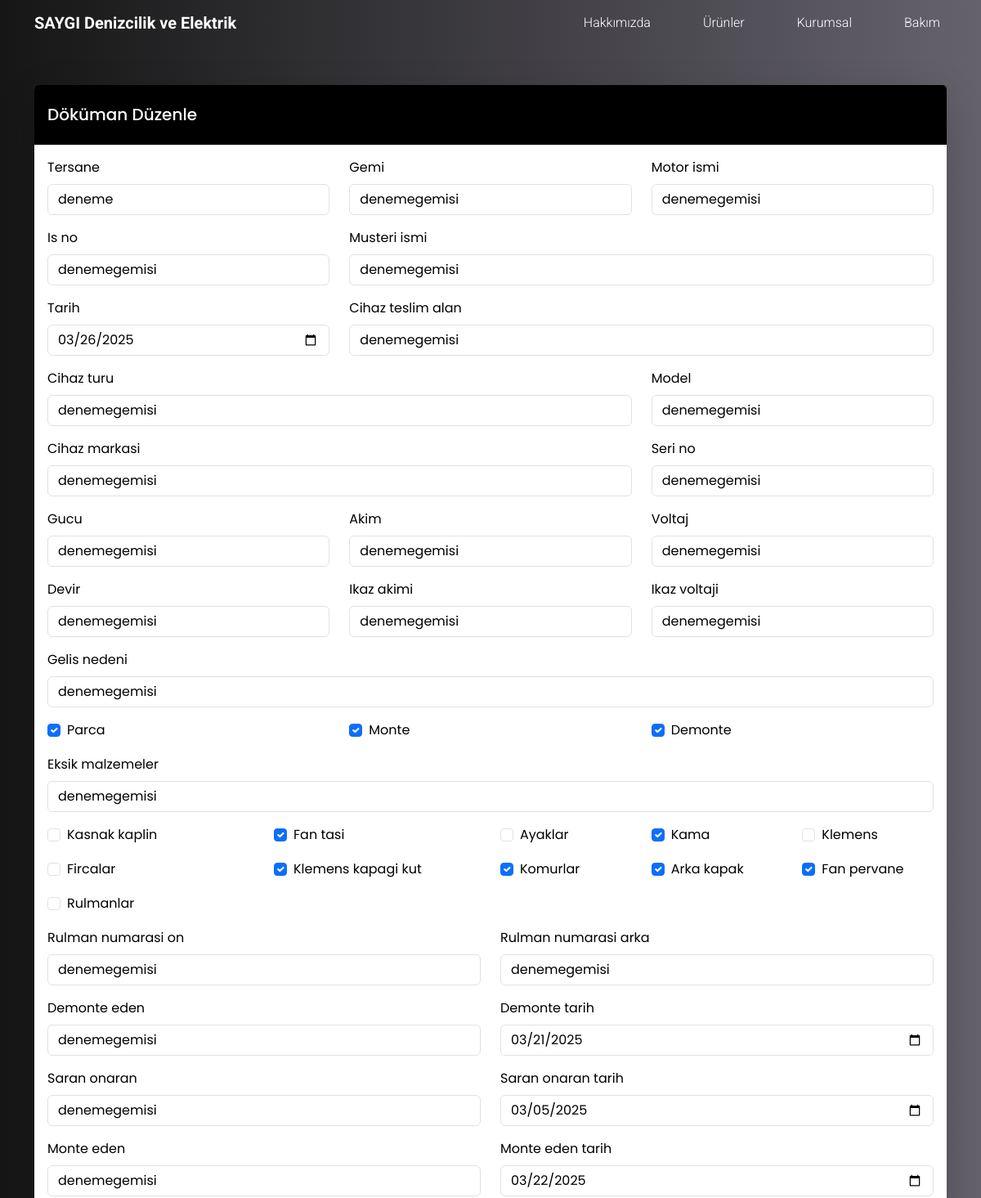
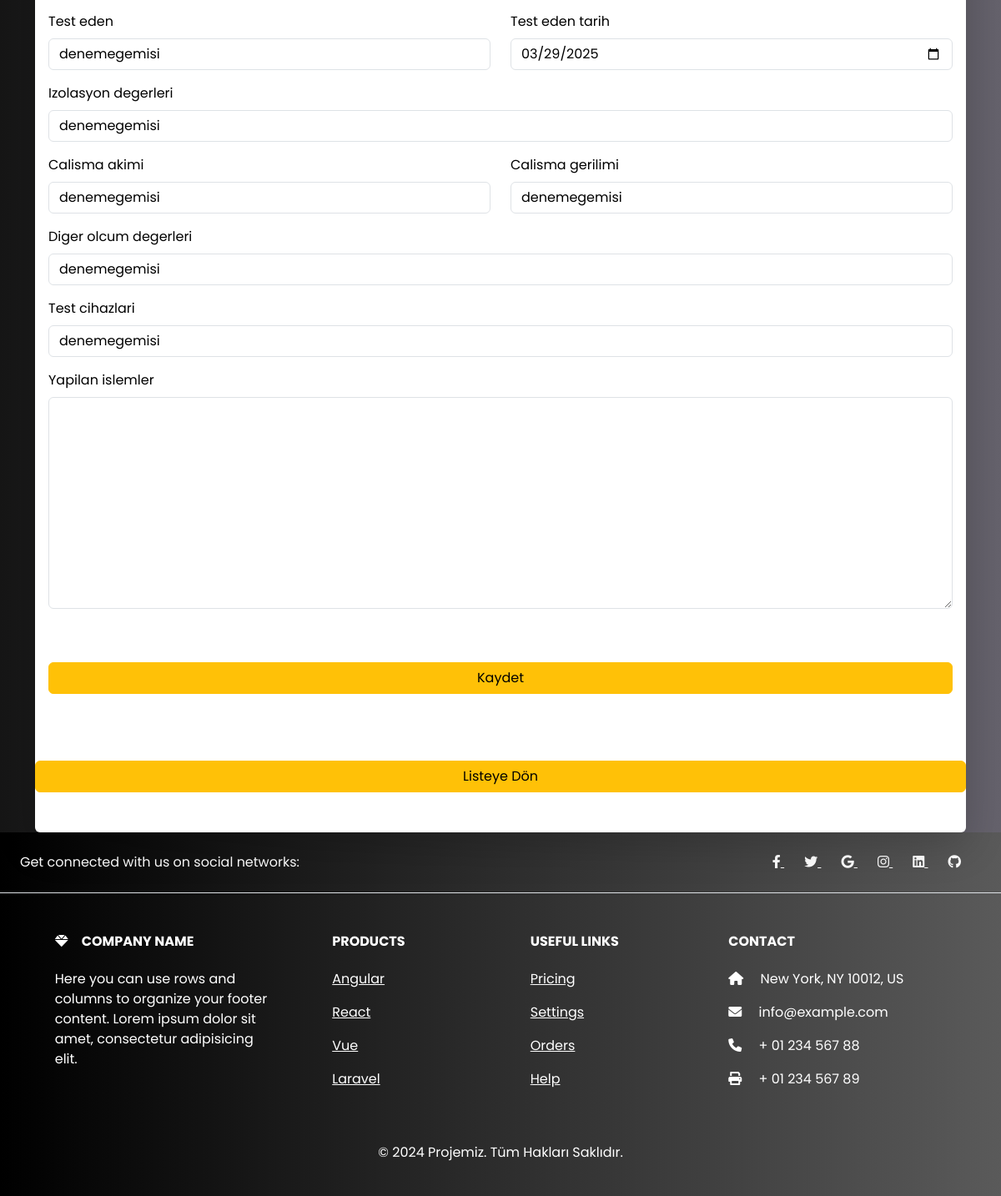
The app's page /dokuman/189/duzenle/ with its own data (2 pictures, top to bottom).
### jobs/models.py (models this page shows, shortened)
class Dokuman(models.Model):
    tersane = models.CharField(max_length=255)
    gemi = models.CharField(max_length=255)
    motor_ismi = models.CharField(max_length=255)
    is_no = models.CharField(max_length=255)
    musteri_ismi = models.CharField(max_length=255)
    tarih = models.DateField(null=True, blank=True, default=date.today)
    cihaz_teslim_alan = models.CharField(max_length=255)
    cihaz_turu = models.CharField(max_length=255)
    model = models.CharField(max_length=255)
    cihaz_markasi = models.CharField(max_length=255)
    seri_no = models.CharField(max_length=255)
    gucu = models.CharField(max_length=255)
    akim = models.CharField(max_length=255)
    voltaj = models.CharField(max_length=255)
    devir = models.CharField(max_length=255)
    ikaz_akimi = models.CharField(max_length=255)
    ikaz_voltaji = models.CharField(max_length=255)
    gelis_nedeni = models.CharField(max_length=255)
    parca = models.BooleanField(default=False)
    eksik_malzemeler = models.CharField(max_length=255)
    monte = models.BooleanField(default=False)
    demonte = models.BooleanField(default=False)
    kasnak_kaplin = models.BooleanField(default=False)
    fan_tasi = models.BooleanField(default=False)
    ayaklar = models.BooleanField(default=False)
    kama = models.BooleanField(default=False)
    klemens = models.BooleanField(default=False)
    fircalar = models.BooleanField(default=False)
    on_kapak = models.BooleanField(default=False)
    klemens_kapagi_kut = models.BooleanField(default=False)
    komurlar = models.BooleanField(default=False)
    arka_kapak = models.BooleanField(default=False)
    fan_pervane = models.BooleanField(default=False)
    rulmanlar = models.BooleanField(default=False)
    rulman_numarasi_on = models.CharField(max_length=255)
    rulman_numarasi_arka = models.CharField(max_length=255)
    demonte_eden = models.CharField(max_length=255)
    demonte_tarih = models.DateField(null=True, blank=True)
    saran_onaran = models.CharField(max_length=255)
    saran_onaran_tarih = models.DateField(null=True, blank=True)
    monte_eden = models.CharField(max_length=255)
    monte_eden_tarih = models.DateField(null=True, blank=True)
    test_eden = models.CharField(max_length=255)
    test_eden_tarih = models.DateField(null=True, blank=True)
    izolasyon_degerleri = models.CharField(max_length=25)
    calisma_akimi = models.CharField(max_length=255)
    calisma_gerilimi = models.CharField(max_length=255)
    diger_olcum_degerleri = models.CharField(max_length=255)
    test_cihazlari = models.CharField(max_length=255)
    yapilan_islemler = models.TextField(max_length=255)
    created_at = models.DateTimeField(auto_now_add=True)

### jobs/views.py (the view)
# urls.py: path("dokuman/<int:id>/duzenle/", views.dokuman_duzenle, name="dokuman_duzenle"),
def dokuman_duzenle(request, id):
    try:
        dokuman = Dokuman.objects.get(id=id)
    except Dokuman.DoesNotExist:
        raise Http404("Doküman bulunamadı.")
    if request.method == "POST":
        form = DokumanForm(request.POST, request.FILES, instance=dokuman)
        if form.is_valid():
            form.save()
            return redirect("dokuman_list")
    else:
        form = DokumanForm(instance=dokuman)
    context = {
        "form": form,
        "dokuman": dokuman,
    }
    return render(request, "care/edit.html", context)

### jobs/templates/care/edit.html (shortened to what this page needs)
{% extends "base.html" %}
{% load static %}
{% block content %}
    <div class="container mt-5">
        <div class="row justify-content-center">
            <div class="col-md-12">
                <div class="card border-0 shadow-lg">
                    <div class="card-header bg-black text-white">
                        <h5 class="m-3 ms-0">Döküman Düzenle</h5>
                    </div>
                    <div class="card-body">
                        <div>
                            <form method="post" enctype="multipart/form-data">
                                <div class="row">
                                    {% for field in form %}
                                        {% if field.field.widget.input_type == 'checkbox' %}
                                            <div class="col-md-{{ field.field.widget.attrs.size }} mb-3">
                                                <div class="form-check">
                                                    {{ field }}
                                                    <label for="{{ field.id_for_label }}" class="form-check-label">{{ field.label }}</label>
                                                </div>
                                            </div>
                                        {% else %}
                                            <div class="col-md-{{ field.field.widget.attrs.size }} mb-3">
                                                <label for="{{ field.id_for_label }}" class="form-label">{{ field.label }}</label>
                                                {{ field }}
                                            </div>
                                        {% endif %}
                                    {% endfor %}
                                </div>
                                <button type="button"
                                        class="btn btn-warning mt-5 w-100"
                                        data-bs-toggle="modal"
                                        data-bs-target="#confirmModal">Kaydet</button>
                            </form>
                        </div>
                    </div>
                    <div class="text-center mt-3">
                        <a href="{% url 'dokuman_list' %}" class="btn btn-warning w-100 my-5">Listeye Dön</a>
                    </div>
                </div>
            </div>
        </div>
    </div>
{% endblock content %}

### jobs/static/css/style.css (style rules this page uses)
body { background:linear-gradient(to right, #161616, #65626c) !important; }
:root { --bs-font-sans-serif: 'Poppins', sans-serif !important; --bs-emphasis-color-rgb: 255, 255, 255 !important; --bs-body-color:#ffffff !important; --bs-secondary-rgb: 243, 188, 43 !important; --bs-link-color-rgb: 255, 255, 255; }
.form-control { color: black !important; }
.card { color: black !important; }

### records on screen
Dokuman: form "deneme" "denemegemisi" "denemegemisi" "denemegemisi" "denemegemisi" "03/26/2025" "denemegemisi" "denemegemisi" "denemegemisi" "denemegemisi" "denemegemisi" "denemegemisi" "denemegemisi" "denemegemisi" "denemegemisi" "denemegemisi" "denemegemisi" "denemegemisi" "denemegemisi" "denemegemisi" "denemegemisi" "denemegemisi" "03/21/2025" "denemegemisi" "03/05/2025" "denemegemisi" "03/22/2025" "denemegemisi" "03/29/2025" "denemegemisi" "denemegemisi" "denemegemisi" "denemegemisi" "denemegemisi", form "☑" "☑" "☑" "☑" "☑" "☑" "☑" "☑" "☑"

### other values on screen
{{ field.label }} "Tersane" "Gemi" "Motor ismi" "Is no" "Musteri ismi" "Tarih" "Cihaz teslim alan" "Cihaz turu" "Model" "Cihaz markasi" "Seri no" "Gucu" "Akim" "Voltaj" "Devir" "Ikaz akimi" "Ikaz voltaji" "Gelis nedeni" "Eksik malzemeler" "Rulman numarasi on" "Rulman numarasi arka" "Demonte eden" "Demonte tarih" "Saran onaran" "Saran onaran tarih" "Monte eden" "Monte eden tarih" "Test eden" "Test eden tarih" "Izolasyon degerleri" "Calisma akimi" "Calisma gerilimi" "Diger olcum degerleri" "Test cihazlari" "Yapilan islemler"
{{ field.label }} "Parca" "Monte" "Demonte" "Kasnak kaplin" "Fan tasi" "Ayaklar" "Kama" "Klemens" "Fircalar" "Klemens kapagi kut" "Komurlar" "Arka kapak" "Fan pervane" "Rulmanlar"
